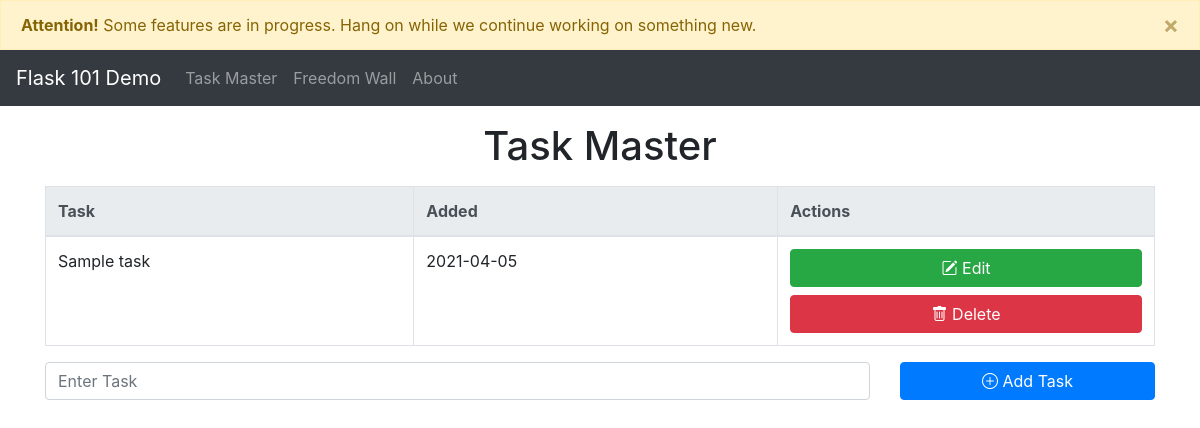
Before: / with the older database file.
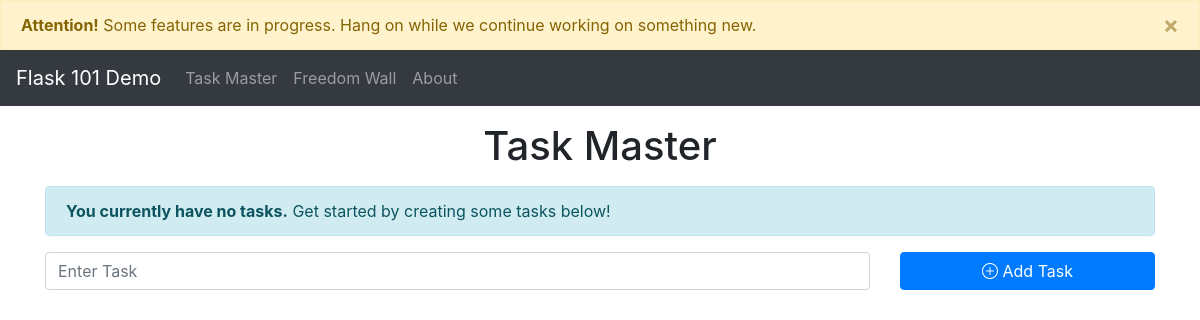
After: the same page with the newer database file.
### app.py (models this page shows, shortened)
class toDo(db.Model):
    id = db.Column(db.Integer, primary_key = True)
    content = db.Column(db.String(200), nullable = False)
    dateCreated = db.Column(db.DateTime, default = datetime.today)

### app.py (the view)
@app.route('/', methods=['POST','GET'])
def index():
    if request.method == 'POST':
        task_content = request.form['content']#connects to text area
        new_task = toDo(content = task_content)
        try:
            db.session.add(new_task)
            db.session.commit()
            return redirect('/')
        except:
            return 'There was an issue creating this task'
    else:
        tasks = toDo.query.order_by(toDo.dateCreated).all()
        return render_template('index.html', tasks=tasks)#returns homepage

### templates/index.html (shortened to what this page needs)
{% extends 'base.html' %}
{% block body %}
<div class="content">
    <h1 class="text-center mt-3 mb-3">Task Master</h1>
    <div class="container">
        {% if tasks|length < 1 %}
        <div class="alert alert-info">
            <strong>You currently have no tasks.</strong> Get started by creating some tasks below!
        </div>
        {% else %}
        <table class="table table-bordered">
            <thead class="thead-light">
                <tr>
                    <th scope="col">Task</th>
                    <th scope="col">Added</th>
                    <th scope="col">Actions</th>
                </tr>
            </thead>
            <tbody>
                {% for task in tasks %}
                <tr>
                    <td>{{ task.content }}</td>
                    <td>{{ task.dateCreated.date() }}</td>
                    <td>
                        <a href="/task_update/{{task.id}}" class="btn btn-success btn-block"><span class="bi bi-pencil-square"></span> Edit</a>
                        <a href="/task_delete/{{task.id}}" class="btn btn-danger btn-block"><span class="bi bi-trash"></span> Delete</a>
                    </td>
                </tr>
                {% endfor %}
            </tbody>
        </table>
        {% endif %}
        <form action="/" class="needs-validation" method="POST">
            <div class="row">
                <div class="col-lg-9">
                    <input type="text" class="form-control mb-3" name="content" required id="content" placeholder="Enter Task"
                    autocomplete="off" required>
                </div>
                <div class="col">
                    <button class="btn btn-primary btn-block" type="submit">
                        <i class="bi bi-plus-circle"></i> Add Task
                    </button>
                </div>
            </div>
        </form>
    </div>
</div>
{% endblock %}

Changed rows visible on the page:
removed toDo: content "Sample task", dateCreated "2021-04-05"
Other visible differences:
text no longer shown: "Task Added Actions"
text now shown: "You currently have no tasks. Get started by creating some tasks below!"
